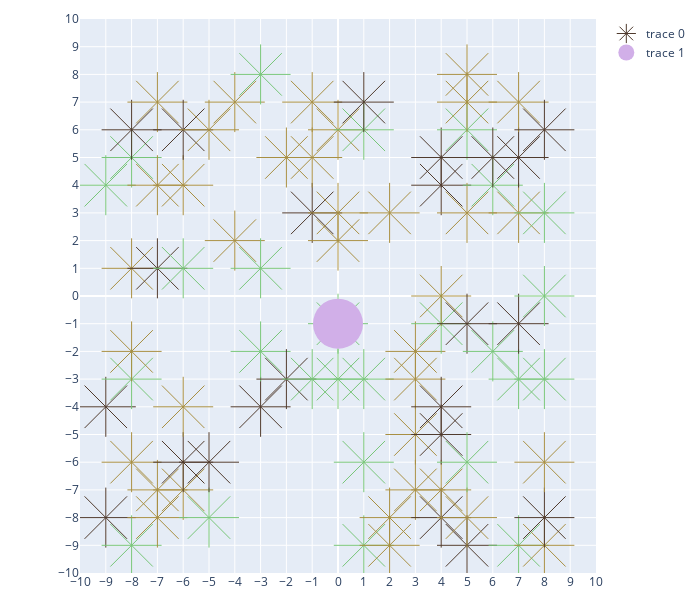

The notebook cell this image was saved under:
### Code cell
img_as_np = blobble_env.render()

### Figure 1 — Plotly figure (JSON) as saved in the notebook; plotly's stock layout.template omitted (floating-point values rounded to 4 significant figures)
{"data": [{"marker": {"color": ["rgb(80, 59, 46)", "rgb(80, 59, 46)", "rgb(120, 198, 121)", "rgb(120, 198, 121)", "rgb(168, 143, 66)", "rgb(120, 198, 121)", "rgb(168, 143, 66)", "rgb(168, 143, 66)", "rgb(120, 198, 121)", "rgb(80, 59, 46)", "rgb(168, 143, 66)", "rgb(168, 143, 66)", "rgb(80, 59, 46)", "rgb(168, 143, 66)", "rgb(168, 143, 66)", "rgb(168, 143, 66)", "rgb(80, 59, 46)", "rgb(168, 143, 66)", "rgb(120, 198, 121)", "rgb(168, 143, 66)", "rgb(80, 59, 46)", "rgb(120, 198, 121)", "rgb(80, 59, 46)", "rgb(168, 143, 66)", "rgb(168, 143, 66)", "rgb(168, 143, 66)", "rgb(80, 59, 46)", "rgb(120, 198, 121)", "rgb(120, 198, 121)", "rgb(120, 198, 121)", "rgb(80, 59, 46)", "rgb(168, 143, 66)", "rgb(120, 198, 121)", "rgb(80, 59, 46)", "rgb(168, 143, 66)", "rgb(168, 143, 66)", "rgb(120, 198, 121)", "rgb(120, 198, 121)", "rgb(168, 143, 66)", "rgb(168, 143, 66)", "rgb(168, 143, 66)", "rgb(120, 198, 121)", "rgb(120, 198, 121)", "rgb(120, 198, 121)", "rgb(120, 198, 121)", "rgb(80, 59, 46)", "rgb(168, 143, 66)", "rgb(168, 143, 66)", "rgb(168, 143, 66)", "rgb(168, 143, 66)", "rgb(168, 143, 66)", "rgb(168, 143, 66)", "rgb(168, 143, 66)", "rgb(80, 59, 46)", "rgb(168, 143, 66)", "rgb(80, 59, 46)", "rgb(80, 59, 46)", "rgb(120, 198, 121)", "rgb(168, 143, 66)", "rgb(80, 59, 46)", "rgb(80, 59, 46)", "rgb(80, 59, 46)", "rgb(168, 143, 66)", "rgb(120, 198, 121)", "rgb(80, 59, 46)", "rgb(168, 143, 66)", "rgb(120, 198, 121)", "rgb(168, 143, 66)", "rgb(168, 143, 66)", "rgb(120, 198, 121)", "rgb(120, 198, 121)", "rgb(80, 59, 46)", "rgb(120, 198, 121)", "rgb(120, 198, 121)", "rgb(80, 59, 46)", "rgb(168, 143, 66)", "rgb(80, 59, 46)", "rgb(168, 143, 66)", "rgb(168, 143, 66)", "rgb(80, 59, 46)", "rgb(168, 143, 66)", "rgb(120, 198, 121)", "rgb(120, 198, 121)", "rgb(120, 198, 121)", "rgb(80, 59, 46)"], "size": 50, "sizeref": 0.008, "symbol": "asterisk-open"}, "mode": "markers", "type": "scatter", "x": [-9, -9, -9, -8, -8, -8, -8, -8, -8, -8, -7, -7, -7, -7, -7, -6, -6, -6, -6, -6, -6, -5, -5, -5, -4, -4, -3, -3, -3, -3, -2, -2, -1, -1, -1, -1, 0, 0, 0, 0, 0, 1, 1, 1, 1, 1, 2, 2, 2, 3, 3, 3, 3, 4, 4, 4, 4, 4, 4, 4, 4, 5, 5, 5, 5, 5, 5, 5, 5, 6, 6, 6, 7, 7, 7, 7, 7, 7, 8, 8, 8, 8, 8, 8, 8], "y": [-8, -4, 4, -9, -6, -3, -2, 1, 5, 6, -8, -7, 1, 4, 7, -7, -6, -4, 1, 4, 6, -8, -6, 6, 2, 7, -4, -2, 1, 8, -3, 5, -3, 3, 5, 7, -3, -1, 2, 3, 6, -9, -6, -3, 6, 7, -9, -8, 3, -7, -5, -3, -2, -8, -7, -5, -4, -1, 0, 4, 5, -9, -8, -6, -1, 3, 6, 7, 8, -2, 4, 5, -9, -3, -1, 3, 5, 7, -9, -8, -6, -3, 0, 3, 6]}, {"marker": {"color": "rgb(209, 175, 232)", "line": {"color": "rgb(140, 140, 170)"}, "size": 50, "sizeref": 0.008}, "mode": "markers", "text": "Blobble", "type": "scatter", "x": [0], "y": [-1]}], "layout": {"height": 600, "margin": {"b": 10, "l": 80, "r": 40, "t": 10}, "width": 700, "xaxis": {"automargin": true, "nticks": 40, "range": [-10, 10]}, "yaxis": {"automargin": true, "nticks": 40, "range": [-10, 10]}}}
